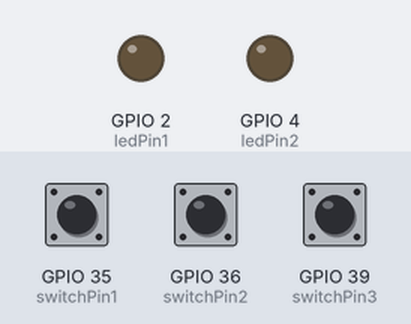
The sketch below on a simulated ESP32. Parts: output pins drawn as LEDs (lit = HIGH). Dashed ring = blinking. Inputs (shaded band) come from the test bench; at power-on: GPIO 35 (switchPin1) HIGH, GPIO 36 (switchPin2) HIGH, GPIO 39 (switchPin3) HIGH.

Above: at 1.2 s.
1.3 s: GPIO 35 (switchPin1) pulled LOW for 0.15 s
At 2.0 s:
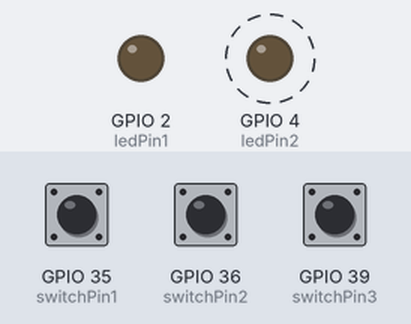
4.3 s: GPIO 36 (switchPin2) pulled LOW for 0.15 s
At 5.2 s:
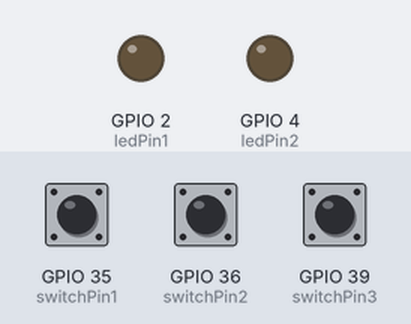
5.9 s: GPIO 39 (switchPin3) pulled LOW for 0.15 s
At 6.17 s:
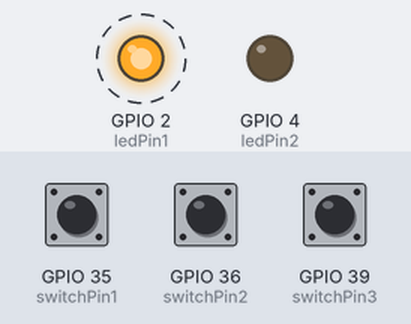
Timing chart, 0 to 15.0 s (numbered marks = the images above; inputs shaded):
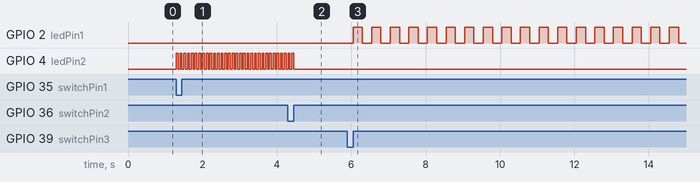

Measured:
- after the input at 1.3 s, GPIO 4 (ledPin2): alternates HIGH for 0.05 s and LOW for 0.05 s, starting at once
- after the input at 4.3 s, GPIO 4 (ledPin2): goes on until 4.5 s, then stays LOW
- after the input at 5.9 s, GPIO 2 (ledPin1): alternates HIGH for 0.25 s and LOW for 0.25 s, starting after 0.15 s

The sketch:

10hz.ino
```cpp
const int ledPin1 = 2;     // GPIO2
const int ledPin2 = 4;     // GPIO4
const int switchPin1 = 35; // GPIO35
const int switchPin2 = 36; // GPIO36
const int switchPin3 = 39; // GPIO39

bool led1Blink = false;
bool led2Blink = false;

unsigned long previousMillisLed1 = 0;
unsigned long previousMillisLed2 = 0;
unsigned long longPressStart = 0;

bool switch2Pressing = false;
bool longPressHandled = false;

void setup() {
  pinMode(ledPin1, OUTPUT);
  pinMode(ledPin2, OUTPUT);

  pinMode(switchPin1, INPUT);
  pinMode(switchPin2, INPUT);
  pinMode(switchPin3, INPUT);

  digitalWrite(ledPin1, LOW);
  digitalWrite(ledPin2, LOW);
}

void loop() {
  unsigned long currentMillis = millis();

  // ----------- switchPin1: Start blinking ledPin2 at 10Hz if ledPin1 is OFF -----------
  if (digitalRead(switchPin1) == LOW && !led1Blink) {
    led2Blink = true;
    led1Blink = false;
    digitalWrite(ledPin1, LOW); // ensure mutual exclusivity
  }

  // ----------- switchPin2: Detect press start -----------
  if (digitalRead(switchPin2) == LOW && !switch2Pressing) {
    switch2Pressing = true;
    longPressStart = currentMillis;
    longPressHandled = false;
  }

  // ----------- switchPin2: While being pressed -----------
  if (switch2Pressing && digitalRead(switchPin2) == LOW) {
    if (!longPressHandled && currentMillis - longPressStart >= 2000) {
      // Handle long press immediately after 2 sec
      led1Blink = false;
      digitalWrite(ledPin1, LOW);
      longPressHandled = true;
    }
  }

  // ----------- switchPin2: On release -----------
  if (switch2Pressing && digitalRead(switchPin2) == HIGH) {
    if (!longPressHandled) {
      // It was a short press
      led2Blink = false;
      digitalWrite(ledPin2, LOW);
    }
    switch2Pressing = false;
    longPressHandled = false;
  }

  // ----------- switchPin3: On release, blink ledPin1 at 2Hz if ledPin2 is OFF -----------
  static bool lastSwitch3State = HIGH;
  bool currentSwitch3State = digitalRead(switchPin3);
  if (lastSwitch3State == LOW && currentSwitch3State == HIGH && !led2Blink) {
    led1Blink = true;
    led2Blink = false;
    digitalWrite(ledPin2, LOW); // ensure mutual exclusivity
  }
  lastSwitch3State = currentSwitch3State;

  // ----------- Blink ledPin2 at 10Hz (50ms) -----------
  if (led2Blink && currentMillis - previousMillisLed2 >= 50) {
    previousMillisLed2 = currentMillis;
    digitalWrite(ledPin2, !digitalRead(ledPin2));
  }

  // ----------- Blink ledPin1 at 2Hz (250ms) -----------
  if (led1Blink && currentMillis - previousMillisLed1 >= 250) {
    previousMillisLed1 = currentMillis;
    digitalWrite(ledPin1, !digitalRead(ledPin1));
  }
}
```
